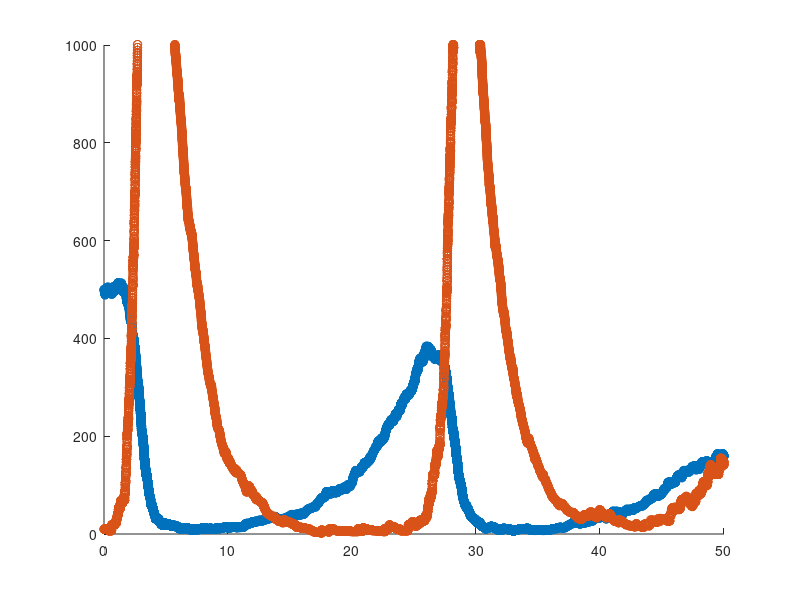

Write MATLAB code to recreate this figure. (Note: this script raises an error after producing the figure.)
% Model simulates the interactions between the birds and introduced rats.
% This utilises a combination of a SIR and Birth/Death CTMC in order to
% achieve the simulation. Model will output a graph for both the birds and
% the rats over the determined time period. If birds become extinct the
% code will stop prior to the time limit in order to increase efficiency.


N = 1000; % number of nests available


% parameters
b_born = 0.6; % beta_B
b_death = 2/7; % 1/expected life (3.5 years)

r_born = 1; % beta_R
r_death = 0.5; % 1/expected life (2 years)

% initial conditions.
X = [500; 10];  % X(1) is bird pop, X(2) is rat pop
t = 0;


a = zeros(4,1);

X_out = X;
t_out = 0;
T = 50; % maximum time allowance for the model

while X(1) > 0
    
    
    % step 1. Calculate the rates of each event given the current state.
    
    a(1) = r_born*X(1)*X(2)/N; % rate at which rat eats bird
    a(2) = b_born*X(1)*(N-X(1))/N; % rate at which a bird is born
    a(3) = r_death*X(2); % rate at which a rat dies
    a(4) = b_death*X(1); % rate at which a bird dies
    

    
        
    a0 = a(1)+a(2)+a(3)+a(4); % total rate of events
    
    % step 2. Calculate the time to the next event.
    
    t = t - log(rand)/a0; % time of next event
    
   
    % step 3. Update the state.
    r = rand*a0;
    
    if r < a(1)
        % rat eats bird
        X(1) = X(1) - 1;
        X(2) = X(2) + 6;
    elseif r < a(1)+ a(2)
        % bird is born
        X(1) = X(1) + 1;
    elseif r < a(1)+a(2)+a(3)
        % rat dies
        X(2) = X(2) - 1;
    else
        % bird dies
        X(1) = X(1) -1;
    end

    if t_out(end) > T
        break 
    end
    
    % record the time and state after each jump
    X_out = [X_out, X];
    t_out = [t_out, t];
    
end
clf
hold on
stairs(t_out,X_out(1,:),'-o')
stairs(t_out,X_out(2,:),'-o')
xlim([0 T])
ylim([0 1000])
txt = sprintf('Rats become extinct in month %f.', round(t_out(end),1));
legend ('Bird Population', 'Rat Population')
title(sprintf('Introduction of %g rats, with birth rate = %g', X_out(2,1), r_born))
xlabel('time (years)')
ylabel('population')


